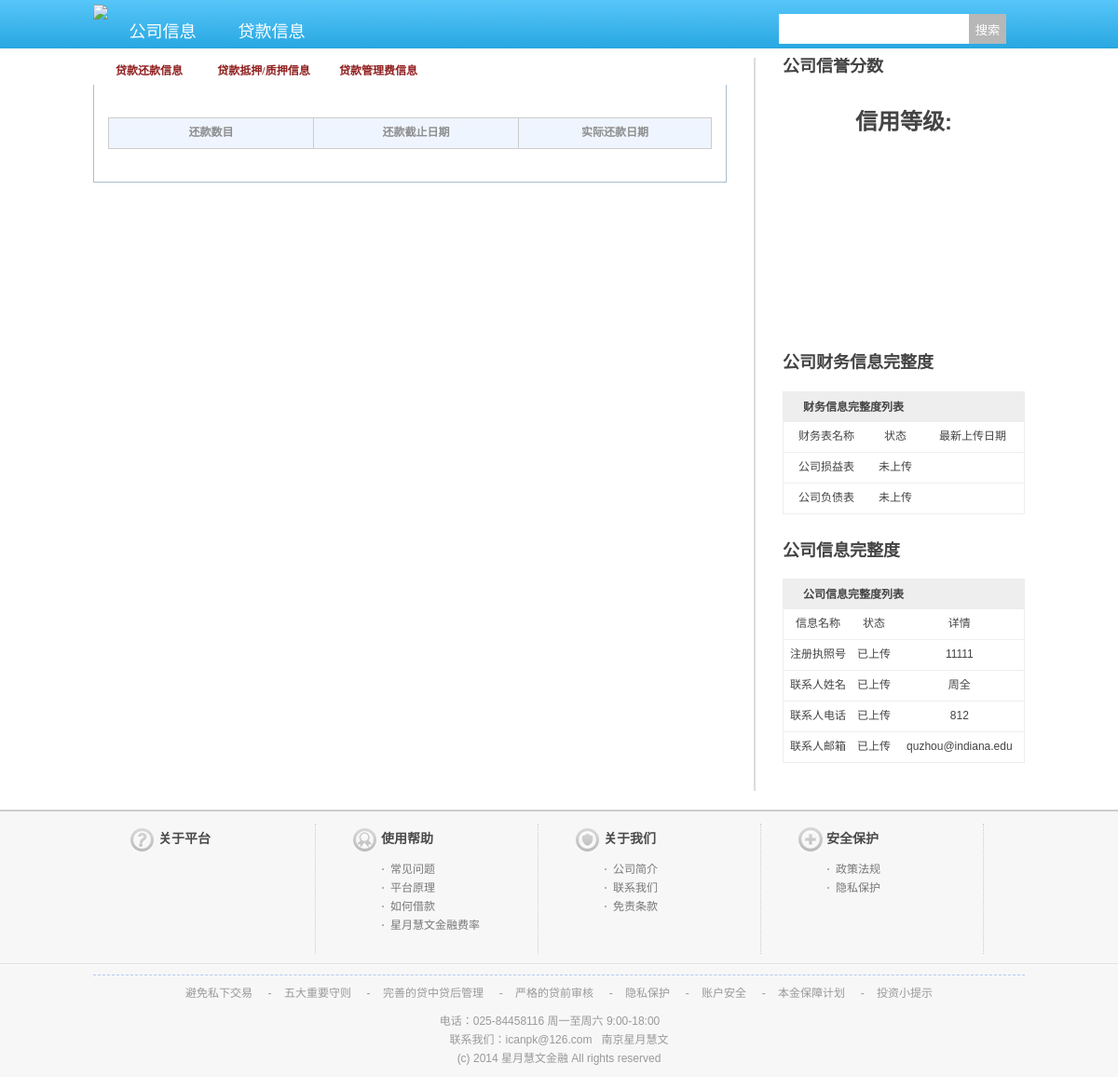
Before: /new_php/bank_member/view_loan_payment.php?loanID=2&orgID=2 (signed in) with the older database file.
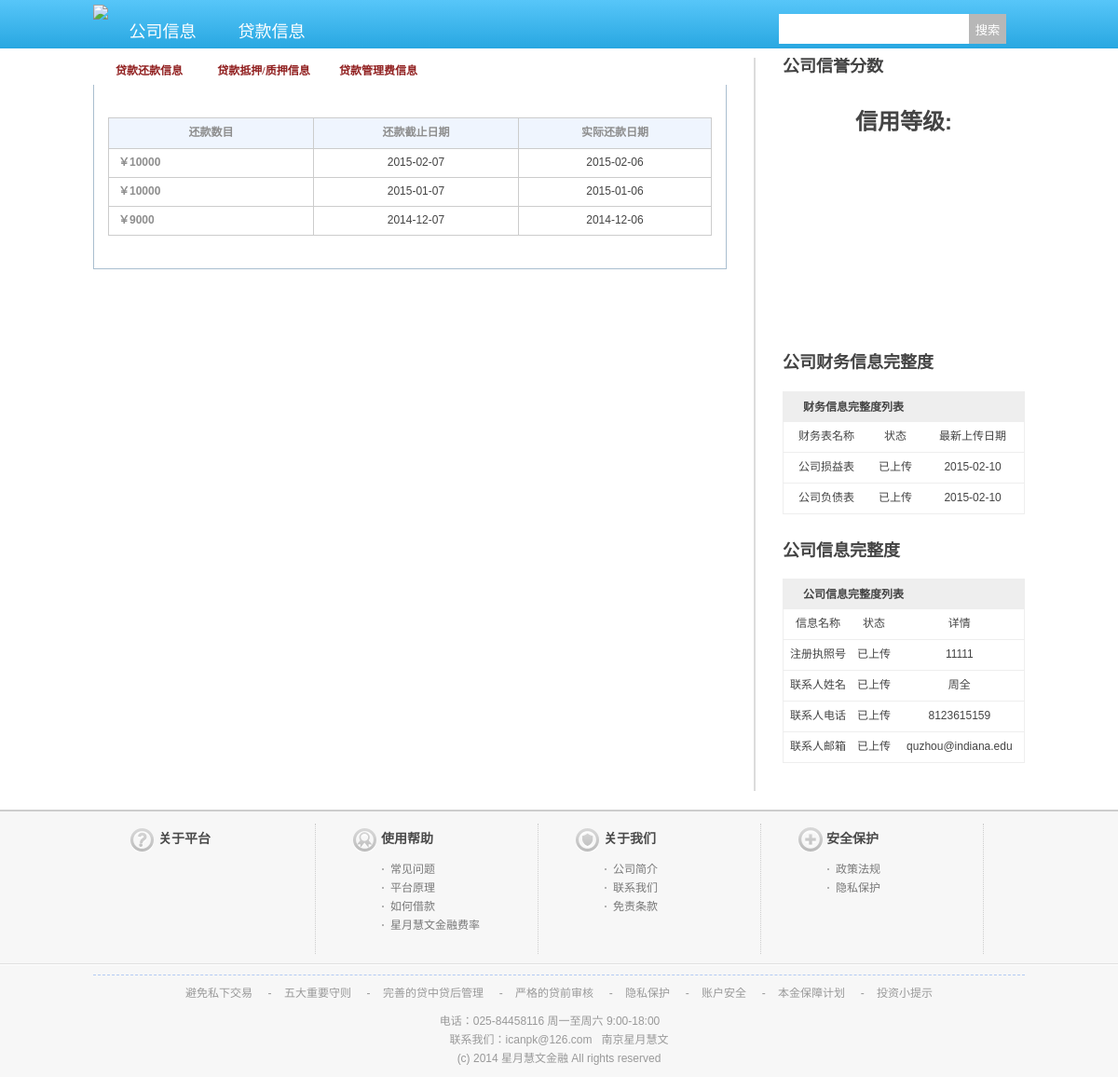
After: the same page with the newer database file.
### tables this page shows
CREATE TABLE `organization` (
  `organizationID` bigint(20) NOT NULL AUTO_INCREMENT,
  `groupID` tinyint(4) DEFAULT NULL,
  `orgName` varchar(255) DEFAULT NULL,
  `regTime` date DEFAULT NULL,
  `regLocation` varchar(1000) DEFAULT NULL,
  `prodLocation` varchar(1000) DEFAULT NULL,
  `regCapital` double DEFAULT NULL,
  `regLicence` varchar(1000) DEFAULT NULL,
  `regAuthority` varchar(1000) DEFAULT NULL,
  `contactName` varchar(1000) DEFAULT NULL,
  `contactEmail` varchar(1000) DEFAULT NULL,
  `contactPhone` varchar(1000) DEFAULT NULL,
  `appendum` text,
  `organizationKey` varchar(1000) NOT NULL,
  PRIMARY KEY (`organizationID`),
  KEY `groupID` (`groupID`),
  CONSTRAINT `organization_ibfk_1` FOREIGN KEY (`groupID`) REFERENCES `user_group` (`groupID`)
);

CREATE TABLE `t_loan_payment` (
  `paymentID` bigint(20) NOT NULL AUTO_INCREMENT,
  `loanID` bigint(20) NOT NULL,
  `paymentTotal` double DEFAULT NULL,
  `dueDate` date DEFAULT NULL,
  `payDate` date DEFAULT NULL,
  PRIMARY KEY (`paymentID`),
  KEY `loanID` (`loanID`),
  CONSTRAINT `t_loan_payment_ibfk_1` FOREIGN KEY (`loanID`) REFERENCES `t_loan` (`loanID`)
);

### new_php/bank_member/view_loan_payment.php (the view, shortened to what this page needs)
<?php
$orgID=$_GET['orgID'];
$org_sql="SELECT * FROM organization WHERE organizationID=".$orgID;
$org_result=mysql_query($org_sql);
$org_row=mysql_fetch_array($org_result);
$loanID=$_GET['loanID'];
$regLicence=$org_row['regLicence'];
$contactName=$org_row['contactName'];
$contactEmail=$org_row['contactEmail'];
$contactPhone=$org_row['contactPhone'];
?>
<!DOCTYPE html PUBLIC "-//W3C//DTD XHTML 1.0 Transitional//EN" "http://www.w3.org/TR/xhtml1/DTD/xhtml1-transitional.dtd">
<html xmlns="http://www.w3.org/1999/xhtml">
<head>
<link rel="stylesheet" type="text/css" href="css/cd5130c04e21f5fa934eaeb037e9923a.css" />
<link rel="stylesheet" type="text/css" href="css/global.css" />
</head>
<body>
<div id="c_header">
	<div class="head_bottom">
		<div class="wrap">
			<div class="logo">
				<a href=""><img src="images/5433d43e3d768.png"/></a>
			</div>
			<div class="nav">
				<ul>
					<li  class="downnav"><a href="">公司信息</a>
					</li>
					<li class="downnav"><a href="">贷款信息</a>
					</li>
			  </ul>
			</div>
			<div class="menu">
				<div class="search">
				<form name="search" action="" method="get">
					<input class="keyword" type="text" name="keyword"/>
					<input class="submit" type="submit" name="submit" value="搜索"/>
				</form>
				</div>
			</div>
		</div>
	</div>
</div>
<div class="wrap">
<div class="long_uc f_l">
<div class="inc wb">
	<div id="dashboard" class="dashboard">
		<ul>
			<li class="current"><a href="view_loan_payment.php?loanID=<?php echo $loanID;?>&orgID=<?php echo $orgID;?>">贷款还款信息</a></li>
           <li ><a href="view_loan_mortgage.php?loanID=<?php echo $loanID;?>&orgID=<?php echo $orgID;?>">贷款抵押/质押信息</a></li>
            <li ><a href="view_loan_fee.php?loanID=<?php echo $loanID;?>&orgID=<?php echo $orgID;?>">贷款管理费信息</a></li>
		</ul>
	</div>
	<div class="inc_main uc_r_bl_box clearfix pt5 pr15 pl15 pb5">
		<div class="clearfix">
			<form method="post" action="" name="save_bind_notice">
	            <table width="100%" border="0" cellspacing="1px" class="funds" style="margin:10px auto">
	                <tbody>
		                <tr class="title f_dgray b">
		                    <td width="34%">还款数目</td>
		                    <td width="34%">还款截止日期 </td>
		                    <td width="33%">实际还款日期</td>
		                </tr>
                        <?php
						$payment_sql="select * from t_loan_payment where loanID=".$loanID;
						$payment_result=mysql_query($payment_sql);
						while($payment_row=mysql_fetch_array($payment_result))
						{
						echo '
		                <tr>
		                    <td class="pl10 pr10 b f_dgray tl">
							￥'.$payment_row['paymentTotal'].'
		                    </td>
		                    <td>
		                        '.$payment_row['dueDate'].'
		                    </td>
		                    <td>
		                        '.$payment_row['payDate'].'
		                    </td>
		                </tr>';
						}
		                ?>
		            </tbody>
				</table>
			</form>
        </div>
	</div>
</div></div>
<div class="info f_l">
	<div id="info_grade">
	<h2>公司信誉分数</h2>
    <h1><center>信用等级:</center></h1>
    <div id="chart4" style="width:280px;height:220px;"></div>
	</div>
	<h2>公司财务信息完整度</h2>
	<table id="info_dksp_status" style="border-collapse:collapse;">
		<tr><th colspan="3">财务信息完整度列表</th></tr>
		<tr>
			<td>财务表名称</td>
			<td>状态</td>
			<td>最新上传日期</td>
		</tr>
		<tr>
			<td>公司损益表</td>
			<td><?php
			$statement_result=mysql_query('select * from t_income_statement where organizationID='.$orgID);
			$statement_number=mysql_num_rows($statement_result);
			if($statement_number!=0)
				echo "已上传";
			else
				echo "未上传";
			?></td>
			<td><?php
			$statement_date_result=mysql_query('select MAX(statementDate) from t_income_statement where organizationID='.$orgID);
			$statement_date_row=mysql_fetch_array($statement_date_result);
			echo $statement_date_row['MAX(statementDate)'];
			?></td>
		</tr>
		<tr>
			<td>公司负债表</td>
			<td><?php
			$sheet_result=mysql_query('select * from t_balance_sheet where organizationID='.$orgID);
			$sheet_number=mysql_num_rows($sheet_result);
			if($sheet_number!=0)
				echo "已上传";
			else
				echo "未上传";
			?></td>
			<td><?php
			$sheet_date_result=mysql_query('select MAX(sheetDate) from t_balance_sheet where organizationID='.$orgID);
			$sheet_date_row=mysql_fetch_array($sheet_date_result);
			echo $sheet_date_row['MAX(sheetDate)'];
			?></td></td>
		</tr>
	</table>
	<h2>公司信息完整度</h2>
	<table id="info_dkgl_status" style="border-collapse:collapse;">
		<tr><th colspan="3">公司信息完整度列表</th></tr>
		<tr>
			<td>信息名称</td>
			<td>状态</td>
			<td>详情</td>
		</tr>
		<tr>
			<td>注册执照号</td>
			<td><?php
			if($regLicence!="")
				echo "已上传";
			else
				echo "未上传";?></td>
			<td><?php echo $regLicence;?></td>
		</tr>
		<tr>
			<td>联系人姓名</td>
			<td><?php
			if($contactName!="")
				echo "已上传";
			else
				echo "未上传";?></td>
			<td><?php echo $contactName;?></td>
		</tr>
		<tr>
			<td>联系人电话</td>
			<td><?php
			if($contactPhone!="")
				echo "已上传";
			else
				echo "未上传";?></td>
			<td><?php echo $contactPhone;?></td>
		</tr>
        <tr>
			<td>联系人邮箱</td>
			<td><?php
			if($contactEmail!="")
				echo "已上传";
			else
				echo "未上传";?></td>
			<td>
			<?php echo $contactEmail;?>
            </td>
		</tr>
	</table>
</div>
	</div>
	<div id="ftw">
        <div id="ft">
        	<div class="wrap">
	            <ul class="cf">
	            											<li class="col hp1">
	                    <h3>关于平台</h3>
	                </li>
																				<li class="col hp2">
	                    <h3>使用帮助</h3>
	                    <ul class="sub-list">
																					<li><a href="/index.php?ctl=help&id=8" >常见问题</a></li>
																												<li><a href="/index.php?ctl=aboutp2p" target="_blank">平台原理</a></li>
																												<li><a href="/index.php?ctl=borrow&act=aboutborrow" target="_blank">如何借款</a></li>
																												<li><a href="/index.php?ctl=aboutfee" target="_blank">星月慧文金融费率</a></li>
						</ul>
	                </li>
																				<li class="col hp3">
	                    <h3>关于我们</h3>
	                    <ul class="sub-list">
																					<li><a href="/index.php?ctl=help&id=1" >公司简介</a></li>
																												<li><a href="/index.php?ctl=help&id=5" >联系我们</a></li>
																												<li><a href="/index.php?ctl=help&id=2" >免责条款</a></li>
						</ul>
	                </li>
																				<li class="col hp4">
	                    <h3>安全保护</h3>
	                    <ul class="sub-list">
																					<li><a href="/index.php?ctl=aboutlaws" target="_blank">政策法规</a></li>
																												<li><a href="/index.php?ctl=help&id=3" >隐私保护</a></li>
						</ul>
	                </li>
																					            </ul>
			</div>
			<div class="footer_line"></div>
			<div class="wrap">
					            <div class=copyright>
	            						<div class="tc clearfix">
										<a href="/index.php?ctl=sys&id=39" title="避免私下交易">避免私下交易</a>
										&nbsp;&nbsp;&nbsp;&nbsp;-&nbsp;&nbsp;&nbsp;&nbsp;<a href="/index.php?ctl=sys&id=38" title="五大重要守则">五大重要守则</a>
										&nbsp;&nbsp;&nbsp;&nbsp;-&nbsp;&nbsp;&nbsp;&nbsp;<a href="/index.php?ctl=sys&id=37" title="完善的贷中贷后管理">完善的贷中贷后管理</a>
										&nbsp;&nbsp;&nbsp;&nbsp;-&nbsp;&nbsp;&nbsp;&nbsp;<a href="/index.php?ctl=sys&id=36" title="严格的贷前审核">严格的贷前审核</a>
										&nbsp;&nbsp;&nbsp;&nbsp;-&nbsp;&nbsp;&nbsp;&nbsp;<a href="/index.php?ctl=sys&id=35" title="隐私保护">隐私保护</a>
										&nbsp;&nbsp;&nbsp;&nbsp;-&nbsp;&nbsp;&nbsp;&nbsp;<a href="/index.php?ctl=sys&id=34" title="账户安全">账户安全</a>
										&nbsp;&nbsp;&nbsp;&nbsp;-&nbsp;&nbsp;&nbsp;&nbsp;<a href="/index.php?ctl=sys&id=33" title="本金保障计划">本金保障计划</a>
										&nbsp;&nbsp;&nbsp;&nbsp;-&nbsp;&nbsp;&nbsp;&nbsp;<a href="/index.php?ctl=sys&id=clew" title="投资小提示">投资小提示</a>
										</div>
						            						电话：025-84458116 周一至周六 9:00-18:00
					&nbsp;&nbsp;
					&nbsp;&nbsp;
					<div style="text-align:center;">联系我们：icanpk@126.com &nbsp; 南京星月慧文</div>
<div style="text-align:center;">(c) 2014 星月慧文金融 All rights reserved</div>
	            </div>
        </div>
    </div>
</body>
</html>

### new_php/bank_member/css/cd5130c04e21f5fa934eaeb037e9923a.css (style rules this page uses)
body { background:url(../images/bd-bg.gif) repeat-x 0 0 #FFF; word-break:break-all; word-wrap:break-word; font: 12px/ 162% Arial, Tahoma, Helvetica, 宋体; margin:0px; padding:0px; color:#444; }
input { font-family:Arial; }
div { margin:0 auto; padding:0; }
h1,h2,h3,h4,h5,h6,ul,li,dl,dt,dd,form,img,p { margin:0; padding:0; border:none; list-style-type:none; }
.wrap { width:960px; height:auto; }
a { color:#910100; text-decoration:none; }
.f_l { float:left; }
.tl { text-align:left; }
.tc { text-align:center; }
.b { font-weight: bold; }
.pr10 { padding-right: 10px; }
.pr15 { padding-right: 15px; }
.pl15 { padding-left: 15px; }
.pl10 { padding-left: 10px; }
.pb5 { padding-bottom: 5px; }
.pt5 { padding-top: 5px; }
.f_dgray { color: #8E8E8E; }
.long_uc { width:760px; overflow:hidden; display:inline-block; }
.clearfix:after { content:"."; display:block; height:0; clear:both;visibility:hidden; }
.cf { zoom: 1 }
.wb { background:#fff }
.logo { overflow:hidden; display:inline-block; }
#ft { margin: 0px auto; }
#ft .footer_line { border-bottom:1px solid #fff;border-top:1px solid #E0E0E0; height:0; overflow:hidden; clear:both; margin-bottom:10px; }
#ft ul { color: #999 }
#ft ul a { color: #425F9D }
#ft .copyright { color: #999; text-align: center; font-size: 12px; padding: 10px 0 0 0; border-top: 1px dashed #B2CAF3; }
#ft .copyright a { color: #999 }
#ft li.col { width: 198px; padding:0px 0 0 40px; display: inline; float: left; height: 140px; border-right:1px dotted #ccc }
#ft h3 { color: #4A4A4A; font-family:"微软雅黑"; font-size:14px; height:34px; line-height:34px; padding-left:30px; }
#ft .sub-list { margin-top: 5px; font-size: 12px; padding-left:30px; }
#ft .sub-list li { line-height: 20px; background: url("../images/foot_dot.gif") no-repeat left center; padding-left: 10px; }
#ft .sub-list li a { color:#787878 }
#ft a { color:#999; }
#ftw { background:url(../images/footer_line.gif) repeat-x 0px 0px #F7F7F7; padding-top:15px; }
#ft .hp1 h3 { background:url(../images/hp1.gif) no-repeat 0px center; }
#ft .hp2 h3 { background:url(../images/hp2.gif) no-repeat 0px center; }
#ft .hp3 h3 { background:url(../images/hp3.gif) no-repeat 0px center; }
#ft .hp4 h3 { background:url(../images/hp4.gif) no-repeat 0px center; }
.dashboard { position::relative;height:29px; left: 0;background:url(../images/dashboard.jpg) repeat-x 0 27px; }
.dashboard li { float:left; }
.dashboard li a,.dashboard li a:hover { display:block; float:left;margin-right: 3px; font-weight:bold;font-size: 12px; height:29px; line-height:29px; width:120px; text-align:center; background:url(../images/dashboard.jpg) no-repeat 0 -31px; color: #912020;font-family: 'Microsoft Yahei','黑体'; text-decoration:none; }
.dashboard li.current a,.dashboard li.current a:hover { background:url(../images/dashboard.jpg) no-repeat 0 -2px; }
.uc_r_bl_box { background-color: white;border:1px solid #A9BECF; border-top:none }
table.funds { background-color: #ccc; text-align: center; }
table.funds tr { height: 30px; }
table.funds tr td { background:#fff }
table.funds tr.title td { background-color: #EFF5FE; height: 30px; }

Changed rows visible on the page:
added t_loan_payment: paymentTotal "10000", dueDate "2015-02-07", payDate "2015-02-06"
added t_loan_payment: paymentTotal "10000", dueDate "2015-01-07", payDate "2015-01-06"
added t_loan_payment: paymentTotal "9000", dueDate "2014-12-07", payDate "2014-12-06"
changed organization "周全": contactPhone "812" → "8123615159"
Other visible differences:
$statement_date_row['MAX(statementDate)']: (not shown) → "2015-02-10"
$sheet_date_row['MAX(sheetDate)']: (not shown) → "2015-02-10"
text no longer shown: "未上传 未上传"
text now shown: "已上传 已上传"
